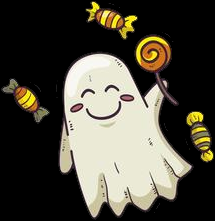
#> input picture lesson7/candy_ghost.png, 215 x 221 px
$ python GhostBuster.py
#> lines starting #> are read from the running program, lines starting #| are printed output that depends on the picture
import numpy as np
import cv2
import os
import matplotlib.pyplot as plt

img1 = cv2.imread("candy_ghost.png")
#> img1 is the input picture: shape (221, 215, 3); mean B, G, R 63, 74.3, 77.9
img2 = cv2.imread("pampkin_ghost.png")
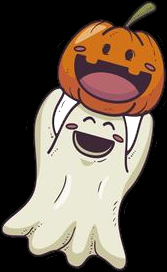
#> input picture lesson7/pampkin_ghost.png, 167 x 272 px
#> img2 is the input picture: shape (272, 167, 3); mean B, G, R 78.1, 90.7, 105.1
img3 = cv2.imread("scary_ghost.png")
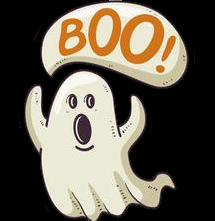
#> input picture lesson7/scary_ghost.png, 215 x 221 px
#> img3 is the input picture: shape (221, 215, 3); mean B, G, R 80.9, 93.6, 100.8

gray1 = cv2.cvtColor(img1, cv2.COLOR_BGR2GRAY)
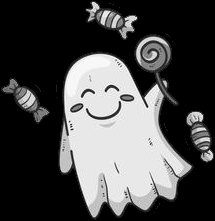
#> gray1: shape (221, 215); min 0, max 254, mean 74.1
gray2 = cv2.cvtColor(img2, cv2.COLOR_BGR2GRAY)
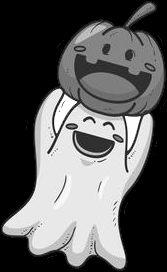
#> gray2: shape (272, 167); min 0, max 255, mean 93.6
gray3 = cv2.cvtColor(img3, cv2.COLOR_BGR2GRAY)
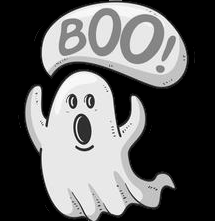
#> gray3: shape (221, 215); min 0, max 255, mean 94.3

sift = cv2.SIFT_create()

kp1, ds1 = sift.detectAndCompute(img1, None)
#> kp1 = 159 keypoints; strongest (x, y, size): (93, 92, 1.9), (132, 18, 4.9), (82, 96, 2.1), (195, 116, 8.7)
kp2, ds2 = sift.detectAndCompute(img2, None)
#> kp2 = 153 keypoints; strongest (x, y, size): (48, 152, 2), (84, 120, 2.2), (104, 124, 2.2), (64, 122, 1.8)
kp3, ds3 = sift.detectAndCompute(img3, None)
#> kp3 = 121 keypoints; strongest (x, y, size): (122, 114, 11.5), (35, 94, 9.8), (136, 103, 8.4), (46, 109, 7.9)

#feature matching
bf = cv2.BFMatcher(cv2.NORM_L1, crossCheck=True)

matches1 = bf.match(ds1, ds2)
#> matches1 = 42 matches
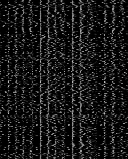
#> ds1: shape (159, 128) float32; min 0, max 190, mean 24
matches1 = sorted(matches1, key = lambda x:x.distance)

res1 = cv2.drawMatches(img1, kp1, img2, kp2, matches1[:50], img2, flags=2)
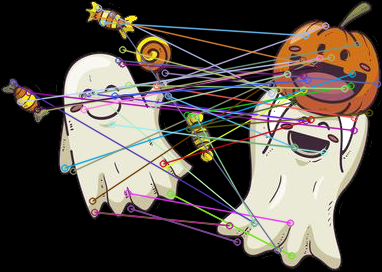
#> res1: shape (272, 382, 3); mean B, G, R 70.4, 77.8, 85.4

plt.imshow(res1, cmap='gray')
plt.show()
